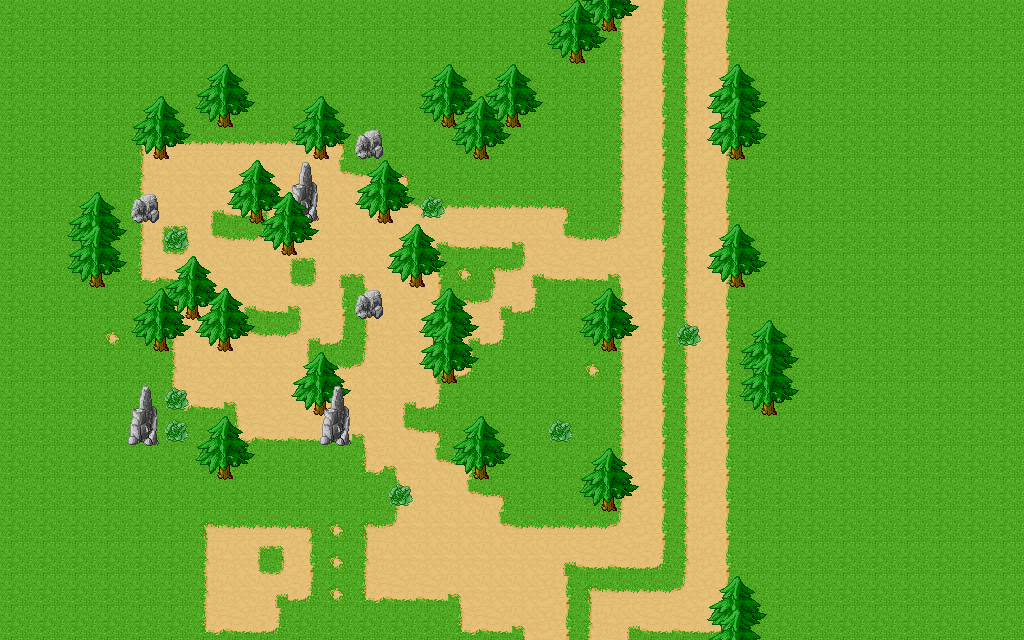

Rendered tile map (Tiled .tmx) drawn with the repository's tilesets; below, a short description and the map source with its tile grids summarised:
An orthogonal 32x20 tile map with 32x32 px tiles, 3 tile layers (ground, trees, front trees), 7 tilesets and 10 objects.

<map version="1.0" orientation="orthogonal" width="32" height="20" tilewidth="32" tileheight="32">
 <tileset firstgid="1" name="Dirt" tilewidth="32" tileheight="32">
  <image source="dirt.png" width="96" height="192" />
  <terraintypes>
   <terrain name="Dirt" tile="1" />
   <terrain name="Grass" tile="16" />
  </terraintypes>
  <tile id="0" terrain="1,1,1,1" />
  <tile id="2" terrain="1,0,0,0" />
  <tile id="3" terrain="1,1,1,0" />
  <tile id="4" terrain="1,1,0,0" />
  <tile id="5" terrain="1,1,0,1" />
  <tile id="6" terrain="1,0,1,0" />
  <tile id="7" terrain="0,0,0,0" />
  <tile id="8" terrain="0,1,0,1" />
  <tile id="9" terrain="1,0,1,1" />
  <tile id="10" terrain="0,0,1,1" />
  <tile id="11" terrain="0,1,1,1" />
  <tile id="12" terrain="0,1,0,0" />
  <tile id="13" terrain="0,0,1,0" />
  <tile id="14" terrain="0,0,0,1" />
  <tile id="15" terrain="0,,1,0" />
  <tile id="17" terrain="1,0,0,1" />
 </tileset>
 <tileset firstgid="19" name="tree2" tilewidth="32" tileheight="32">
  <image source="tree2.png" width="64" height="64" />
 </tileset>
 <tileset firstgid="23" name="feryuu" tilewidth="24" tileheight="40">
  <image source="../feryuu.png" width="96" height="160" />
 </tileset>
 <tileset firstgid="39" name="rocks" tilewidth="32" tileheight="32">
  <image source="rocks.png" width="96" height="192" />
 </tileset>
 <tileset firstgid="57" name="dirt" tilewidth="32" tileheight="32">
  <image source="dirt.png" width="96" height="192" />
 </tileset>
 <tileset firstgid="75" name="bush" tilewidth="32" tileheight="32">
  <image source="bush.png" width="32" height="32" />
 </tileset>
 <tileset firstgid="76" name="feryuu_update_test" tilewidth="24" tileheight="40">
  <image source="../feryuu_update_test.png" width="50" height="40" />
 </tileset>
 <layer name="ground" width="32" height="20">
  <data>[640 cells, 640 non-empty, 17 distinct tile ids]</data>
 </layer>
 <objectgroup name="back feryuus" width="32" height="20">
  <object gid="23" x="269" y="219" />
  <object gid="36" x="452" y="334" />
  <object gid="32" x="268" y="467" />
 </objectgroup>
 <layer name="trees" width="32" height="20">
  <data>[640 cells, 84 non-empty, 7 distinct tile ids]</data>
 </layer>
 <layer name="front trees" width="32" height="20">
  <data>[640 cells, 54 non-empty, 8 distinct tile ids]</data>
 </layer>
 <objectgroup name="feryuus" width="32" height="20">
  <object gid="23" x="284" y="271" />
  <object gid="30" x="213" y="375" />
  <object gid="37" x="158" y="179" />
  <object gid="27" x="178" y="179" />
  <object gid="26" x="394" y="404" />
  <object gid="28" x="583" y="272" />
  <object gid="76" x="312" y="270" />
 </objectgroup>
</map>